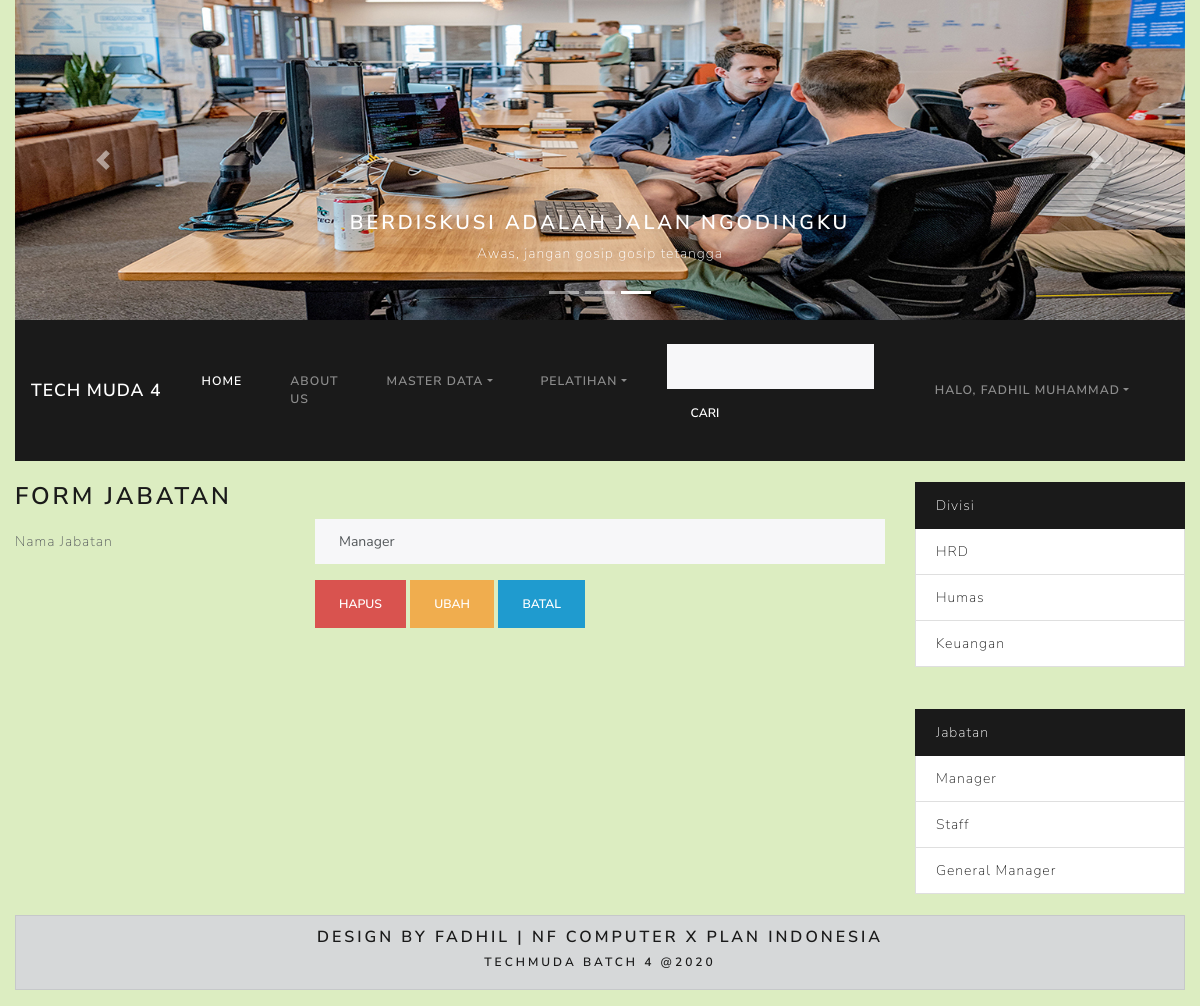
The page /index.php?hal=form_jabatan&idedit=1 (signed in) on the database its author committed.
### tables this page shows
CREATE TABLE `jabatan` (
  `id` int(11) NOT NULL,
  `nama` varchar(20) NOT NULL
);

CREATE TABLE `divisi` (
  `id` int(11) NOT NULL,
  `nama` varchar(20) NOT NULL
);

### models/Jabatan.php (called while the page is built, shortened)
<?php
class Jabatan {
    private $koneksi;
    public function __construct(){
        global $dbh;
        $this->koneksi = $dbh;
    }
    public function dataJabatan(){
        $sql = "SELECT * FROM jabatan";
        $ps = $this->koneksi->prepare($sql);
        $ps->execute();
        $rs = $ps->fetchAll();
        return $rs;
    }
    public function getJabatan($id){
        $sql = "SELECT * FROM jabatan WHERE id = ?";
        $ps = $this->koneksi->prepare($sql);
        $ps->execute($id);
        $rs = $ps->fetch();
        return $rs;
    }
};
?>

### models/Divisi.php (called while the page is built, shortened)
<?php
class Divisi{
    private $koneksi;
    public function __construct(){
        global $dbh;
        $this->koneksi = $dbh;
    }
    public function dataDivisi(){
        $sql = "SELECT * FROM divisi";
        $ps = $this->koneksi->prepare($sql);
        $ps->execute();
        $rs = $ps->fetchAll();
        return $rs;
    }
};
?>

### form_jabatan.php (the view, shortened to what this page needs)
<?php
if(isset($_SESSION['MEMBER']) ){
?>
<?php
  $id = $_GET['idedit'];
  if(!empty($id) ){
    $model = new Jabatan();
    $rs = $model->getJabatan([$id]);
  }
  else{
    $rs = [];
  }
?>
<h3 id="jab"> Form Jabatan</h3>
<form method="POST" action="controller_jabatan.php">
  <div class="form-group row">
    <label for="nama" class="col-4 col-form-label">Nama Jabatan</label>
    <div class="col-8">
      <input id="nama" name="nama" value="<?= $rs['nama'] ?>" type="text" class="form-control">
    </div>
  </div>
  <div class="form-group row">
    <div class="offset-4 col-8">
    <?php
      if(empty($id) ){
    ?>
      <button name="proses" value="simpan" type="submit" class="btn btn-primary">Simpan</button>
      <?php
      }
      else{
        ?>
      <button name="proses" value="hapus" type="submit" onclick="return confirm('yakin hapus?')" class="btn btn-danger">Hapus</button>
      <button name="proses" value="ubah" type="submit" class="btn btn-warning">Ubah</button>
      <?php } ?>
      <button name="proses" value="batal" type="submit" class="btn btn-info">Batal</button>
    </div>
  </div>
</form>
      <?php }
       else{
        include_once 'terlarang.php';
       }?>

### sidebar.php (shortened to what this page needs)
<?php
$obj1 = NEW Divisi();
$ar_divisi = $obj1->dataDivisi();
$obj2 = NEW Jabatan();
$ar_jabatan= $obj2->dataJabatan();
?>
				<?php
					if(isset($_SESSION['MEMBER']) ){
				?>
<div class="col-md-3">
			<div class="list-group">
				 <a href="#" class="list-group-item list-group-item-action active">Divisi</a>
				<?php
				foreach($ar_divisi as $div){
				?>
				<div class="list-group-item">
					<a href="index.php?hal=pegawai&id=<?= $div['id'] ?>"><?= $div['nama'] ?></a>
				</div>
				<?php } ?>
			</div>
			<br><br>
			<div class="list-group">
				 <a href="#" class="list-group-item list-group-item-action active">Jabatan</a>
				 <?php
				foreach($ar_jabatan as $jab){
				?>
				<div class="list-group-item">
					<a href="index.php?hal=pegawai&idj=<?= $jab['id'] ?>"><?= $jab['nama'] ?></a>
				</div>
				<?php } ?>
			</div>
	<?php }?>
</div>
</div>

### css/style.css (style rules this page uses)
body { background-color: #dcedc1; background-repeat: no-repeat; background-size: cover; }

### rows shown on the page
jabatan: nama "Manager"
divisi: nama "HRD"
divisi: nama "Humas"
divisi: nama "Keuangan"
jabatan: nama "Staff"
jabatan: nama "General Manager"

### other values the page prints
$_SESSION['MEMBER']['fullname'] "FADHIL MUHAMMAD"
